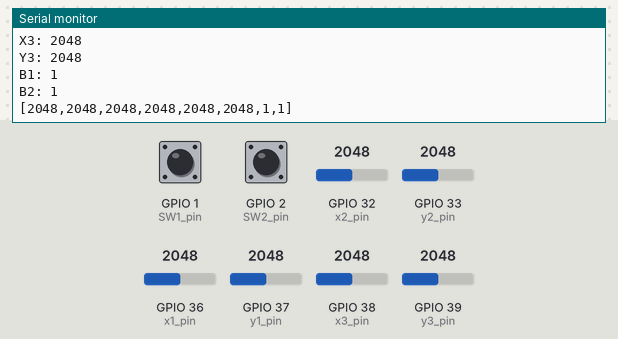
Bench run of a sketch on a simulated ESP32. Parts: the last lines printed to the serial monitor. Inputs (shaded band) come from the test bench; at power-on: GPIO 32 (x2_pin) = 2048, GPIO 33 (y2_pin) = 2048, GPIO 36 (x1_pin) = 2048, GPIO 37 (y1_pin) = 2048, GPIO 38 (x3_pin) = 2048, GPIO 39 (y3_pin) = 2048, GPIO 1 (SW1_pin) HIGH, GPIO 2 (SW2_pin) HIGH.

Above: at 1.8 s.
1.9 s: GPIO 32 (x2_pin) set to 2866
At 2.6 s:
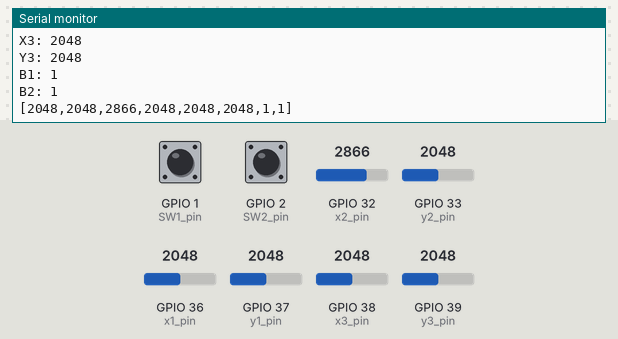
3.4 s: GPIO 33 (y2_pin) set to 2866
At 4.5 s:
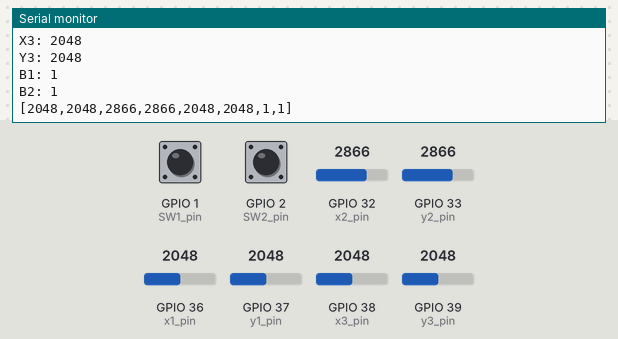
4.9 s: GPIO 36 (x1_pin) set to 2866
At 5.4 s:
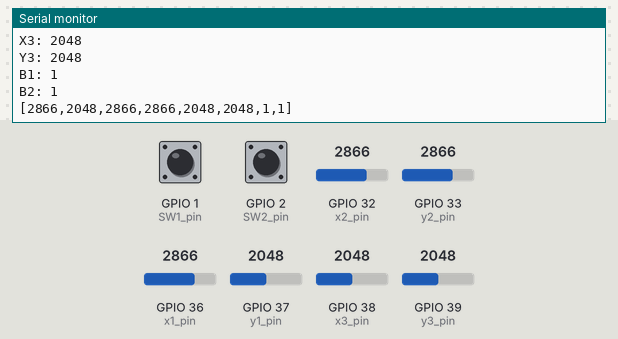
6.4 s: GPIO 37 (y1_pin) set to 2866
At 7.7 s:
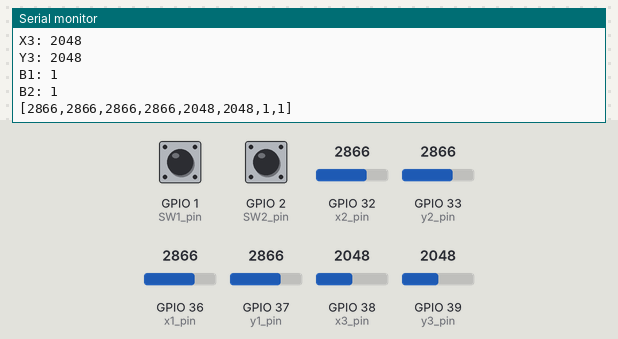
7.9 s: GPIO 38 (x3_pin) set to 2866
At 8.9 s:
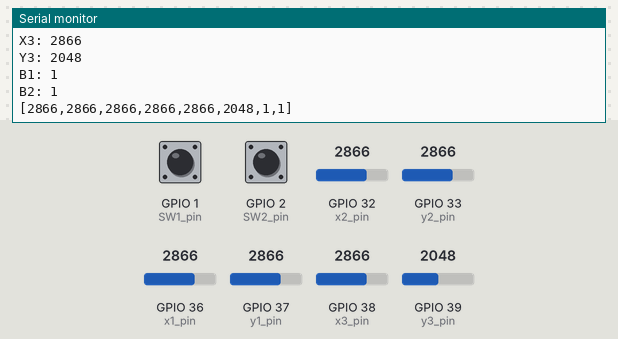
9.4 s: GPIO 39 (y3_pin) set to 2866
At 10.9 s:
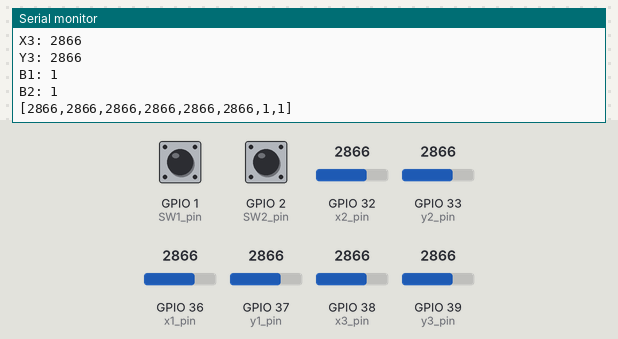
Timing chart, 0 to 11.9 s (numbered marks = the images above; inputs shaded):
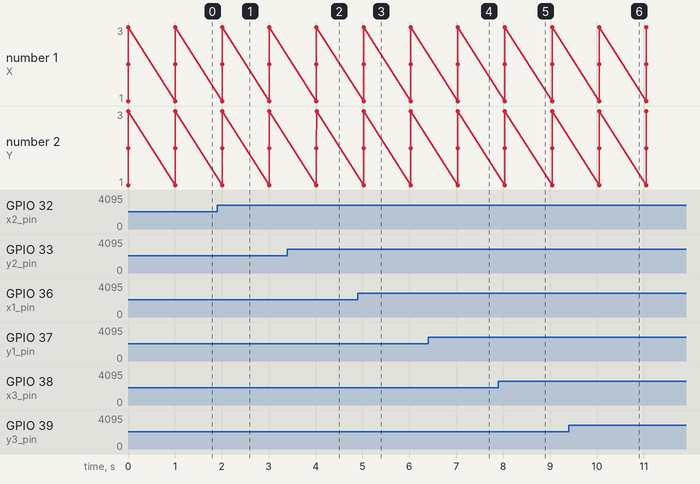

Measured:
- after the input at 1.9 s, the serial monitor: prints a new line after 0.11 s (image 1)
- after the input at 3.4 s, the serial monitor: prints a new line after 0.62 s (image 2)
- after the input at 4.9 s, the serial monitor: prints a new line after 0.12 s (image 3)
- after the input at 6.4 s, the serial monitor: prints a new line after 0.63 s (image 4)
- after the input at 7.9 s, the serial monitor: prints a new line after 0.14 s (image 5)
- after the input at 9.4 s, the serial monitor: prints a new line after 0.65 s (image 6)

The sketch:

TEST_OKUMA.ino
```cpp
/* Bu kod, pin numaralarını isimlendirir ve değişkenleri tanımlar.
  - setup() fonksiyonu, buton pinlerini INPUT_PULLUP olarak ayarlar ve analog pinleri INPUT olarak ayarlar.
  - loop() fonksiyonu, analog ve buton pinlerinden okunan değerleri değişkenlere atar ve seri porta yazdırır. Ayrıca, simulasyonFormati() fonksiyonunu kullanarak okunan değerleri simulasyon formatına uygun şekilde seri porta yazdırır.
  - simulasyonFormati() fonksiyonu, okunan değerleri simulasyon formatına uygun şekilde seri porta yazdırır.
  - github.com/0xhamza
*/

// Pin numaralarını isimlendir
#define SW1_pin D0        //JOYSTICK 1 BUTON PINI
#define SW2_pin D1        //JOYSTICK 2 BUTON PINI
#define x1_pin A0         //JOYSTICK 1 X PINI
#define y1_pin A1         //JOYSTICK 1 Y PINI
#define x2_pin A4         //JOYSTICK 2 X PINI
#define y2_pin A5         //JOYSTICK 2 Y PINI
#define x3_pin A2         //TEST AMACLI EKRANDA GORMEK ICIN
#define y3_pin A3         //TEST AMACLI EKRANDA GORMEK ICIN

// Joystıickden okunacak degerlerin tutulmasi icin Değişkenleri tanımla
int x1_deger, y1_deger, x2_deger, y2_deger, x3_deger, y3_deger, b1_deger, b2_deger;

void setup() {
  // Seri haberleşme hızını 115200 baud olarak ayarla
  Serial.begin(115200);

  // Buton pinlerini INPUT_PULLUP olarak ayarla
  pinMode(SW1_pin, INPUT_PULLUP);
  pinMode(SW2_pin, INPUT_PULLUP);

  // Analog pinleri INPUT olarak ayarla
  pinMode(x1_pin, INPUT);
  pinMode(x2_pin, INPUT);
  pinMode(y1_pin, INPUT);
  pinMode(y2_pin, INPUT);

  // Analog pinleri okumadan önce tanımla
  pinMode(x3_pin, INPUT);
  pinMode(y3_pin, INPUT);
}

void loop() {
  // Analog pinlerden okunan değerleri değişkenlere ata
  x1_deger = analogRead(x1_pin);
  y1_deger = analogRead(y1_pin);
  x2_deger = analogRead(x2_pin);
  y2_deger = analogRead(y2_pin);
  x3_deger = analogRead(x3_pin);
  y3_deger = analogRead(y3_pin);

  // Buton pinlerinden okunan değerleri değişkenlere ata
  b1_deger = digitalRead(SW1_pin);
  b2_deger = digitalRead(SW2_pin);

  // Okunan değerleri seri porta yazdır
  Serial.print("X1: ");
  Serial.println(x1_deger);
  Serial.print("Y1: ");
  Serial.println(y1_deger);
  Serial.print("X2: ");
  Serial.println(x2_deger);
  Serial.print("Y2: ");
  Serial.println(y2_deger);
  Serial.print("X3: ");
  Serial.println(x3_deger);
  Serial.print("Y3: ");
  Serial.println(y3_deger);
  Serial.print("B1: ");
  Serial.println(b1_deger);
  Serial.print("B2: ");
  Serial.println(b2_deger);

  // Okunan değerleri simulasyonFormati() fonksiyonuna gönder
  simulasyonFormati(x1_deger, y1_deger, x2_deger, y2_deger, b1_deger, b2_deger);

  // 1 saniye bekle
  delay(1000);
}

// Simulasyon formatına uygun şekilde okunan değerleri seri porta yazdır
void simulasyonFormati(int x1_deger, int y1_deger, int x2_deger, int y2_deger, int b1_deger, int b2_deger) {
  Serial.print("[");
  Serial.print(x1_deger);
  Serial.print(",");
  Serial.print(y1_deger);
  Serial.print(",");
  Serial.print(x2_deger);
  Serial.print(",");
  Serial.print(y2_deger);
  Serial.print(",");
  Serial.print(x3_deger);
  Serial.print(",");
  Serial.print(y3_deger);
  Serial.print(",");
  Serial.print(b1_deger);
  Serial.print(",");
  Serial.print(b2_deger);
  Serial.println("]");
}
```
